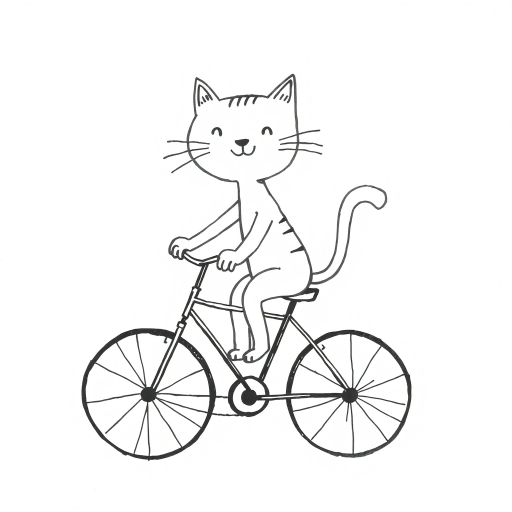
#> input picture pollinations-test.jpg, 1024 x 1024 px (shown at 1/2 size)
$ python print.py pollinations-test.jpg
#> lines starting #> are read from the running program, lines starting #| are printed output that depends on the picture; after the words box and inside, x2 and y2 are one past the last pixel; in counts of white or black regions, pixels touching at a corner belong together
### catprinter/img.py
import cv2
from math import ceil
import numpy as np
from PIL import Image, ImageDraw, ImageFont

from catprinter import logger


# [72 lines left out: function render_text, not called in this run]


def add_vertical_margins(bin_img, top_margin=0, bottom_margin=0):
    """Add blank printer rows above and below a boolean printer bitmap."""
    if top_margin < 0 or bottom_margin < 0:
        raise RuntimeError('Top and bottom margins cannot be negative.')
    if not top_margin and not bottom_margin:
        return bin_img
    return np.pad(
        bin_img,
        ((top_margin, bottom_margin), (0, 0)),
        mode='constant',
        constant_values=False,
    )


def floyd_steinberg_dither(img, threshold=127):
    '''Applies the Floyd-Steinberg dithering to img, in place.
    img is expected to be a 8-bit grayscale image.

    Algorithm borrowed from wikipedia.org/wiki/Floyd%E2%80%93Steinberg_dithering.
    '''
    h, w = img.shape

    def adjust_pixel(y, x, delta):
        if y < 0 or y >= h or x < 0 or x >= w:
            return
        img[y][x] = min(255, max(0, img[y][x] + delta))

    for y in range(h):
        for x in range(w):
            new_val = 255 if img[y][x] > threshold else 0
            err = img[y][x] - new_val
            img[y][x] = new_val
            adjust_pixel(y, x + 1, err * 7/16)
            adjust_pixel(y + 1, x - 1, err * 3/16)
            adjust_pixel(y + 1, x, err * 5/16)
            adjust_pixel(y + 1, x + 1, err * 1/16)
    return img

# [85 lines left out: functions atkinson_dither, halftone_dither, not called in this run]


def read_img(
    filename,
    print_width,
    img_binarization_algo,
    threshold_percent=50,
):
#> called with filename = 'pollinations-test.jpg', print_width = 384, img_binarization_algo = 'floyd-steinberg', threshold_percent = 50
    im = cv2.imread(filename, cv2.IMREAD_GRAYSCALE)
#> im: shape (1024, 1024); min 15, max 255, mean 245
    if im is None:
        raise RuntimeError(f'Unable to read image: {filename}')
    return prepare_img(im, print_width, img_binarization_algo, threshold_percent)


# [12 lines left out: function read_img_bytes, not called in this run]


def prepare_img(
    im,
    print_width,
    img_binarization_algo,
    threshold_percent=50,
):
    """Resize and convert a grayscale image into printer dots."""
#> called with print_width = 384, img_binarization_algo = 'floyd-steinberg', threshold_percent = 50
    if not 0 <= threshold_percent <= 100:
        raise RuntimeError('Threshold must be between 0 and 100.')

    threshold = round(255 * threshold_percent / 100)
    height = im.shape[0]
#> height = 1024
    width = im.shape[1]
#> width = 1024
    factor = print_width / width
#> factor = 0.375
    resized = cv2.resize(
        im,
        (
            print_width,
            int(height * factor)
        ),
        interpolation=cv2.INTER_AREA)
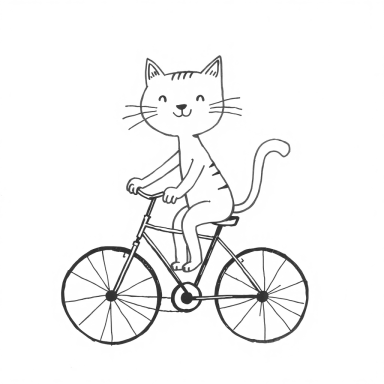
#> resized: shape (384, 384); min 39, max 255, mean 245

    if img_binarization_algo == 'atkinson':
        logger.info('⏳ Applying Atkinson dithering to image...')
        resized = atkinson_dither(resized, threshold)
        logger.info('✅ Done.')
        resized = resized > threshold
    elif img_binarization_algo == 'floyd-steinberg':
        logger.info('⏳ Applying Floyd-Steinberg dithering to image...')
#> (this line was passed over: catprinter is not available in this run)
        resized = floyd_steinberg_dither(resized, threshold)
#> after the loop in floyd_steinberg_dither, `for y in range(h):`:
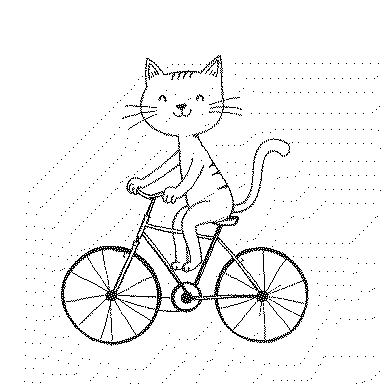
#> img: shape (384, 384); 95.4% white; black in thin lines or dots, all inside (x1, y1, x2, y2) = (24, 55, 381, 384)
        logger.info('✅ Done.')
#> (this line was passed over: catprinter is not available in this run)
        resized = resized > threshold
    elif img_binarization_algo == 'halftone':
        logger.info('⏳ Applying halftone dithering to image...')
        resized = halftone_dither(resized)
        logger.info('✅ Done.')
        resized = resized > threshold
    elif img_binarization_algo == 'mean-threshold':
        # Keep 50% equivalent to the original image-average threshold, while
        # allowing the caller to shift it toward a darker or lighter print.
        mean_threshold = resized.mean() + (threshold_percent - 50) * 2.55
        resized = resized > np.clip(mean_threshold, 0, 255)
    elif img_binarization_algo == 'fixed-threshold':
        # Directly classify each pixel instead of turning light gray areas into
        # dither dots. Useful for clean AI-generated line art.
        resized = resized > threshold
    elif img_binarization_algo == 'none':
        if width == print_width:
            resized = im > threshold
        else:
            raise RuntimeError(
                f'Wrong width of {width} px. '
                f'An image with a width of {print_width} px '
                f'is required for "none" binarization'
            )

    else:
        raise RuntimeError(
            f'unknown image binarization algorithm: '
            f'{img_binarization_algo}'
        )

    # Invert the image before returning it.
    return ~resized


# [16 lines left out: function show_preview, not called in this run]

### catprinter/cmds.py

PRINT_WIDTH = 384
DEFAULT_FEED_AMOUNT = 0


def to_unsigned_byte(val):
    '''Converts a byte in signed representation to unsigned. Assumes val is encoded in two's
    complement.'''
    return val if val >= 0 else val & 0xff


def bs(lst):
    '''This is an utility function that transforms a list of unsigned bytes (in two's complement)
    into an unsigned bytearray.

    The reason it exists is that in Java (where these commands were reverse engineered from), bytes
    are signed. Instead of manually converting them, let the computer do it for us, so it's easier
    to debug and extend it with new reverse engineered commands.
    '''
    return bytearray(map(to_unsigned_byte, lst))


CMD_GET_DEV_STATE = bs([
    81, 120, -93, 0, 1, 0, 0, 0, -1
])

CMD_SET_QUALITY_200_DPI = bs([81, 120, -92, 0, 1, 0, 50, -98, -1])

CMD_GET_DEV_INFO = bs([81, 120, -88, 0, 1, 0, 0, 0, -1])

CMD_LATTICE_START = bs([81, 120, -90, 0, 11, 0, -86, 85, 23,
                        56, 68, 95, 95, 95, 68, 56, 44, -95, -1])

CMD_LATTICE_END = bs([81, 120, -90, 0, 11, 0, -86, 85,
                     23, 0, 0, 0, 0, 0, 0, 0, 23, 17, -1])

CMD_SET_PAPER = bs([81, 120, -95, 0, 2, 0, 48, 0, -7, -1])

CMD_PRINT_IMG = bs([81, 120, -66, 0, 1, 0, 0, 0, -1])

CMD_PRINT_TEXT = bs([81, 120, -66, 0, 1, 0, 1, 7, -1])

CHECKSUM_TABLE = bs([
    0, 7, 14, 9, 28, 27, 18, 21, 56, 63, 54, 49, 36, 35, 42, 45, 112, 119, 126, 121,
    108, 107, 98, 101, 72, 79, 70, 65, 84, 83, 90, 93, -32, -25, -18, -23, -4, -5,
    -14, -11, -40, -33, -42, -47, -60, -61, -54, -51, -112, -105, -98, -103, -116,
    -117, -126, -123, -88, -81, -90, -95, -76, -77, -70, -67, -57, -64, -55, -50,
    -37, -36, -43, -46, -1, -8, -15, -10, -29, -28, -19, -22, -73, -80, -71, -66,
    -85, -84, -91, -94, -113, -120, -127, -122, -109, -108, -99, -102, 39, 32, 41,
    46, 59, 60, 53, 50, 31, 24, 17, 22, 3, 4, 13, 10, 87, 80, 89, 94, 75, 76, 69, 66,
    111, 104, 97, 102, 115, 116, 125, 122, -119, -114, -121, -128, -107, -110, -101,
    -100, -79, -74, -65, -72, -83, -86, -93, -92, -7, -2, -9, -16, -27, -30, -21, -20,
    -63, -58, -49, -56, -35, -38, -45, -44, 105, 110, 103, 96, 117, 114, 123, 124, 81,
    86, 95, 88, 77, 74, 67, 68, 25, 30, 23, 16, 5, 2, 11, 12, 33, 38, 47, 40, 61, 58,
    51, 52, 78, 73, 64, 71, 82, 85, 92, 91, 118, 113, 120, 127, 106, 109, 100, 99, 62,
    57, 48, 55, 34, 37, 44, 43, 6, 1, 8, 15, 26, 29, 20, 19, -82, -87, -96, -89, -78,
    -75, -68, -69, -106, -111, -104, -97, -118, -115, -124, -125, -34, -39, -48, -41,
    -62, -59, -52, -53, -26, -31, -24, -17, -6, -3, -12, -13,
])


def chk_sum(b_arr, i, i2):
#> called with i = 6, i2 = 2
    b2 = 0
    for i3 in range(i, i + i2):
        b2 = CHECKSUM_TABLE[(b2 ^ b_arr[i3]) & 0xff]
    return b2


# [14 lines left out: function cmd_feed_paper, not called in this run]


def cmd_set_energy(val):
    b_arr = bs([
        81,
        120,
        -81,
        0,
        2,
        0,
        (val >> 8) & 0xff,
        val & 0xff,
        0,
        0xff,
    ])
    b_arr[8] = chk_sum(b_arr, 6, 2)
    return bs(b_arr)


def cmd_apply_energy():
    b_arr = bs(
        [
            81,
            120,
            -66,
            0,
            1,
            0,
            1,
            0,
            0xff,
        ]
    )
    b_arr[7] = chk_sum(b_arr, 6, 1)
    return bs(b_arr)


def encode_run_length_repetition(n, val):
    res = []
    while n > 0x7f:
        res.append(0x7f | (val << 7))
        n -= 0x7f
    if n > 0:
        res.append((val << 7) | n)
    return res


def run_length_encode(img_row):
    res = []
    count = 0
    last_val = -1
    for val in img_row:
        if val == last_val:
            count += 1
        else:
            res.extend(encode_run_length_repetition(count, last_val))
            count = 1
        last_val = val
    if count > 0:
        res.extend(encode_run_length_repetition(count, last_val))
    return res


def byte_encode(img_row):
    def bit_encode(chunk_start, bit_index):
        return 1 << bit_index if img_row[chunk_start + bit_index] else 0

    res = []
    for chunk_start in range(0, len(img_row), 8):
        byte = 0
        for bit_index in range(8):
            byte |= bit_encode(chunk_start, bit_index)
        res.append(byte)
    return res


def cmd_print_row(img_row):
    # Try to use run-length compression on the image data.
    encoded_img = run_length_encode(img_row)

    # If the resulting compression takes more than PRINT_WIDTH // 8, it means
    # it's not worth it. So we fallback to a simpler, fixed-length encoding.
    if len(encoded_img) > PRINT_WIDTH // 8:
        encoded_img = byte_encode(img_row)
        b_arr = bs([
            81,
            120,
            -94,
            0,
            len(encoded_img),
            0] + encoded_img + [0, 0xff])
        b_arr[-2] = chk_sum(b_arr, 6, len(encoded_img))
        return b_arr

    # Build the run-length encoded image command.
    b_arr = bs([
        81,
        120,
        -65,
        0,
        len(encoded_img),
        0] + encoded_img + [0, 0xff])
    b_arr[-2] = chk_sum(b_arr, 6, len(encoded_img))
    return b_arr


def cmds_print_img(
    img,
    energy: int = 0xffff,
    include_end_paper_commands: bool = True,
):
    data = \
        CMD_GET_DEV_STATE + \
        CMD_SET_QUALITY_200_DPI + \
        cmd_set_energy(energy) + \
        cmd_apply_energy() + \
        CMD_LATTICE_START
    for row in img:
        data += cmd_print_row(row)
#> this loop made 384 passes
    if DEFAULT_FEED_AMOUNT:
        data += cmd_feed_paper(DEFAULT_FEED_AMOUNT)
    # Command 0xA5 is not fully understood. It appears to advance paper on some
    # printer models. Keep one frame by default, but allow an isolated
    # diagnostic print without it.
    if include_end_paper_commands:
        data += CMD_SET_PAPER
    data += CMD_LATTICE_END + CMD_GET_DEV_STATE
    return data

### print.py
#!/usr/bin/env python
import argparse
import asyncio
import logging
import sys
import os

from catprinter import logger
from catprinter.ai import MODEL as DEFAULT_AI_MODEL, generate_image
from catprinter.cmds import PRINT_WIDTH, cmds_print_img
from catprinter.ble import run_ble
from catprinter.img import (
    add_vertical_margins,
    read_img,
    read_img_bytes,
    render_text,
    show_preview,
)


DEFAULT_PRINTER_DEVICE = '230BD164-E303-D0B1-7476-F83BB4E81722'


def parse_args():
    args = argparse.ArgumentParser(
        description='prints an image on your cat thermal printer')
    args.add_argument('filename', type=str, nargs='?',
                      help='Image file to print (PNG, JPEG, etc.)')
    args.add_argument('--text', type=str,
                      help='Text to render and print instead of an image file.')
    args.add_argument('--ai', type=str,
                      help='Generate an illustration from a prompt, preview it, then print it.')
    args.add_argument('--ai-model', type=str, default=DEFAULT_AI_MODEL,
                      help=f'Pollinations image model (default: {DEFAULT_AI_MODEL}).')
    args.add_argument('--text-size', type=int, default=40,
                      help='Text size in pixels (default: 40).')
    args.add_argument('--text-margin', type=int, default=16,
                      help='Horizontal text margin, and the default top/bottom margin, in pixels (default: 16).')
    args.add_argument('--text-top-margin', type=int,
                      help='Text whitespace above the first line in pixels. Defaults to --text-margin.')
    args.add_argument('--text-bottom-margin', type=int,
                      help='Text whitespace below the last line in pixels. Defaults to --text-margin.')
    args.add_argument('--top-margin', type=int,
                      help='Blank rows before the final print. Works with images, AI, and text; '
                           'overrides --text-top-margin for text.')
    args.add_argument('--bottom-margin', type=int,
                      help='Blank rows after the final print. Works with images, AI, and text; '
                           'overrides --text-bottom-margin for text.')
    args.add_argument('--text-align', choices=['left', 'center', 'right'], default='center',
                      help='Text alignment (default: center).')
    args.add_argument('-l', '--log-level', type=str,
                      choices=['debug', 'info', 'warn', 'error'], default='info')
    args.add_argument('-b', '--img-binarization-algo', type=str,
                      choices=['mean-threshold',
                               'fixed-threshold', 'floyd-steinberg', 'atkinson',
                               'halftone', 'none'],
                      default=None,
                      help=f'Which image binarization algorithm to use. If \'none\'  \
                             is used, no binarization will be used. In this case the \
                             image has to have a width of {PRINT_WIDTH} px. Defaults to \
                             Floyd-Steinberg for image files and fixed-threshold for AI.')
    args.add_argument('--threshold', type=float, default=50,
                      help='Black/white cutoff as a percentage (0–100; default: 50). '
                           'Higher values print more dots.')
    args.add_argument('-s', '--show-preview', action='store_true',
                      help='If set, displays the final image and asks the user for \
                          confirmation before printing. AI jobs always require approval.')
    args.add_argument('-d', '--device', type=str, default=DEFAULT_PRINTER_DEVICE,
                      help=(
                          'The printer\'s Bluetooth Low Energy (BLE) address '
                          '(MAC address on Linux; UUID on macOS) '
                          'or advertisement name (e.g.: "GT01", "GB02", "GB03"). '
                          f'Default: {DEFAULT_PRINTER_DEVICE} (PD01).'
                      ))
    args.add_argument('-e', '--energy', type=lambda h: int(h.removeprefix("0x"), 16),
                      help="Thermal energy. Between 0x0000 (light) and 0xffff (darker, default).",
                      default="0xffff")
    args.add_argument('--skip-end-paper-commands', action='store_true',
                      help='Diagnostic: omit the three undocumented end-of-print '
                           'paper-control commands. Use to test excess paper advance.')
    args.add_argument('--chunk-delay-ms', type=float, default=5,
                      help='Delay after each BLE write chunk in milliseconds (default: 5).')
    parsed = args.parse_args()
    input_count = sum(bool(value) for value in (parsed.filename, parsed.text, parsed.ai))
    if input_count != 1:
        args.error('provide exactly one image filename, --text TEXT, or --ai PROMPT')
    return parsed


def configure_logger(log_level):
    logger.setLevel(log_level)
    h = logging.StreamHandler(sys.stdout)
    h.setLevel(log_level)
    logger.addHandler(h)


def main():
    args = parse_args()

    log_level = getattr(logging, args.log_level.upper())
    configure_logger(log_level)

    if args.filename and not os.path.exists(args.filename):
        logger.info('🛑 File not found. Exiting.')
        return

    try:
        if args.ai:
            logger.info('⏳ Generating AI illustration...')
            generated_image = generate_image(args.ai, model=args.ai_model)
            # AI line art should keep its solid black lines; do not introduce
            # Floyd-Steinberg dither dots unless the user explicitly asks for it.
            binarization_algo = args.img_binarization_algo or 'fixed-threshold'
            bin_img = read_img_bytes(
                generated_image,
                PRINT_WIDTH,
                binarization_algo,
                threshold_percent=args.threshold,
            )
            logger.info('✅ Generated AI illustration.')
        elif args.text:
            bin_img = render_text(
                args.text,
                PRINT_WIDTH,
                font_size=args.text_size,
                margin=args.text_margin,
                top_margin=(
                    args.top_margin
                    if args.top_margin is not None
                    else args.text_top_margin
                ),
                bottom_margin=(
                    args.bottom_margin
                    if args.bottom_margin is not None
                    else args.text_bottom_margin
                ),
                align=args.text_align,
            )
            logger.info('✅ Rendered text.')
        else:
            binarization_algo = args.img_binarization_algo or 'floyd-steinberg'
            bin_img = read_img(
                args.filename,
                PRINT_WIDTH,
                binarization_algo,
                threshold_percent=args.threshold,
            )
        if not args.text:
            bin_img = add_vertical_margins(
                bin_img,
                top_margin=args.top_margin or 0,
                bottom_margin=args.bottom_margin or 0,
            )
        if args.show_preview or args.ai:
            show_preview(bin_img)
    except RuntimeError as e:
        logger.error(f'🛑 {e}')
        return

    logger.info(f'✅ Read image: {bin_img.shape} (h, w) pixels')
    data = cmds_print_img(
        bin_img,
        energy=args.energy,
        include_end_paper_commands=not args.skip_end_paper_commands,
    )
    logger.info(f'✅ Generated BLE commands: {len(data)} bytes')
#> (this line was passed over: catprinter is not available in this run)

    # Connect directly to the configured printer UUID by default.
    try:
        asyncio.run(run_ble(
            data,
            device=args.device,
            chunk_delay_s=max(0, args.chunk_delay_ms) / 1000,
        ))
#> (the call stopped at ``: catprinter is not available in this run)
    except RuntimeError as error:
        logger.error(f'🛑 {error}')


if __name__ == '__main__':
#> (the run stopped early here; a loop or call above may not have finished)
